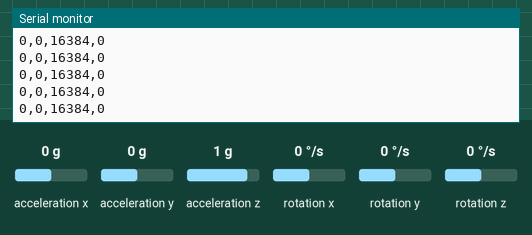
The sketch below on a simulated Arduino Uno, built with avr-gcc and run on an emulated ATmega328P. Parts: the last lines printed to the serial monitor. The inputs (shaded band) are chosen by the test bench; at power-on: acceleration x 0 g, acceleration y 0 g, acceleration z 1 g, rotation x 0 °/s, rotation y 0 °/s, rotation z 0 °/s.

Above: at 1.2 s.
1.3 s: acceleration x set to -1.4 g
At 1.31 s:
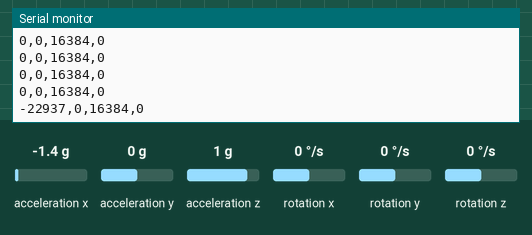
2.8 s: acceleration y set to -1.4 g
At 2.84 s:
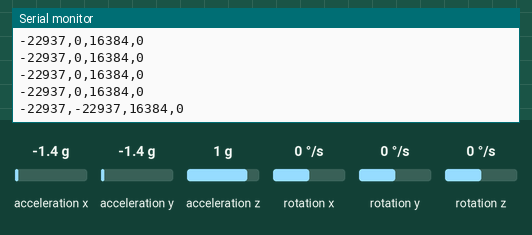
4.3 s: acceleration z set to -1.4 g
At 4.32 s:
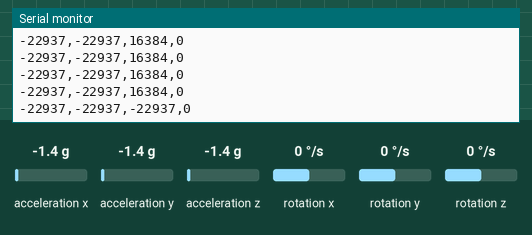
5.8 s: acceleration x set to 0.8 g
At 5.8 s:
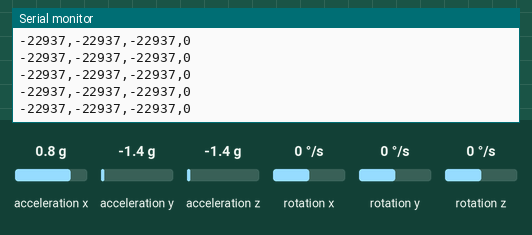
8.8 s: rotation x set to -192 °/s
At 8.81 s:
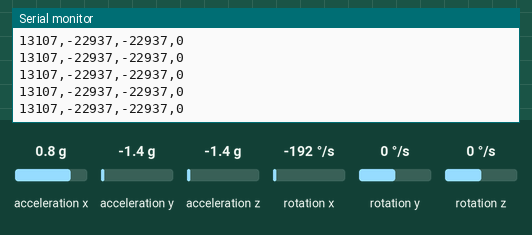
Timing chart, 0 to 11.3 s (numbered marks = the images above; inputs shaded):
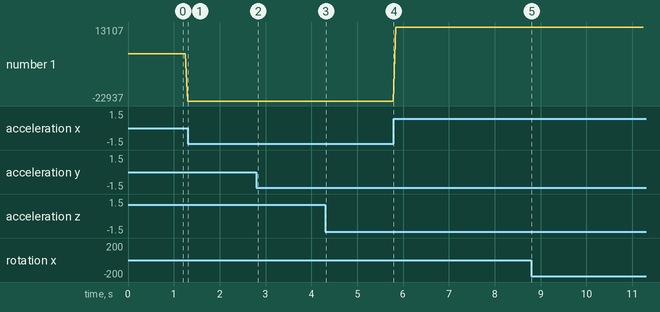

The sketch:

WEEK4_TASK1.ino
```cpp
#include <Wire.h>
#include <MPU6050.h>

MPU6050 mpu;

const int ACCEL_THRESHOLD = 16400;
const int GYRO_THRESHOLD = 1700;
int ax,ay,az,gx,gy,gz;

void setup() {
  Serial.begin(115200);
  Wire.begin();
  mpu.initialize();
}

void loop()
{
  mpu.getAcceleration(&ax, &ay, &az);
  int gesture = detectGesture();
  Serial.print(ax);
  Serial.print(",");
  Serial.print(ay);
  Serial.print(",");
  Serial.print(az);
  Serial.print(",");
  Serial.println(gesture);
  delay(50);
}

int detectGesture() {
  mpu.getMotion6(&ax, &ay, &az, &gx, &gy, &gz);
  long accel_magnitude_sq = (long)ax*ax + (long)ay*ay + (long)az*az;
  long gyro_magnitude_sq = (long)gx*gx + (long)gy*gy + (long)gz*gz;

  if (accel_magnitude_sq > (long)ACCEL_THRESHOLD * ACCEL_THRESHOLD && gyro_magnitude_sq > (long)GYRO_THRESHOLD * GYRO_THRESHOLD)
  {
    return 1;
  }
  else
  {
    return 0;
  }
}
```

Measured:
- after the input at 1.3 s, the serial monitor: prints a new line at once (image 1)
- after the input at 2.8 s, the serial monitor: prints a new line at once (image 2)
- after the input at 4.3 s, the serial monitor: prints a new line at once (image 3)
- plotted number 1: 0 → -22937 after the input at 1.3 s, -22937 → 13107 after the input at 5.8 s
